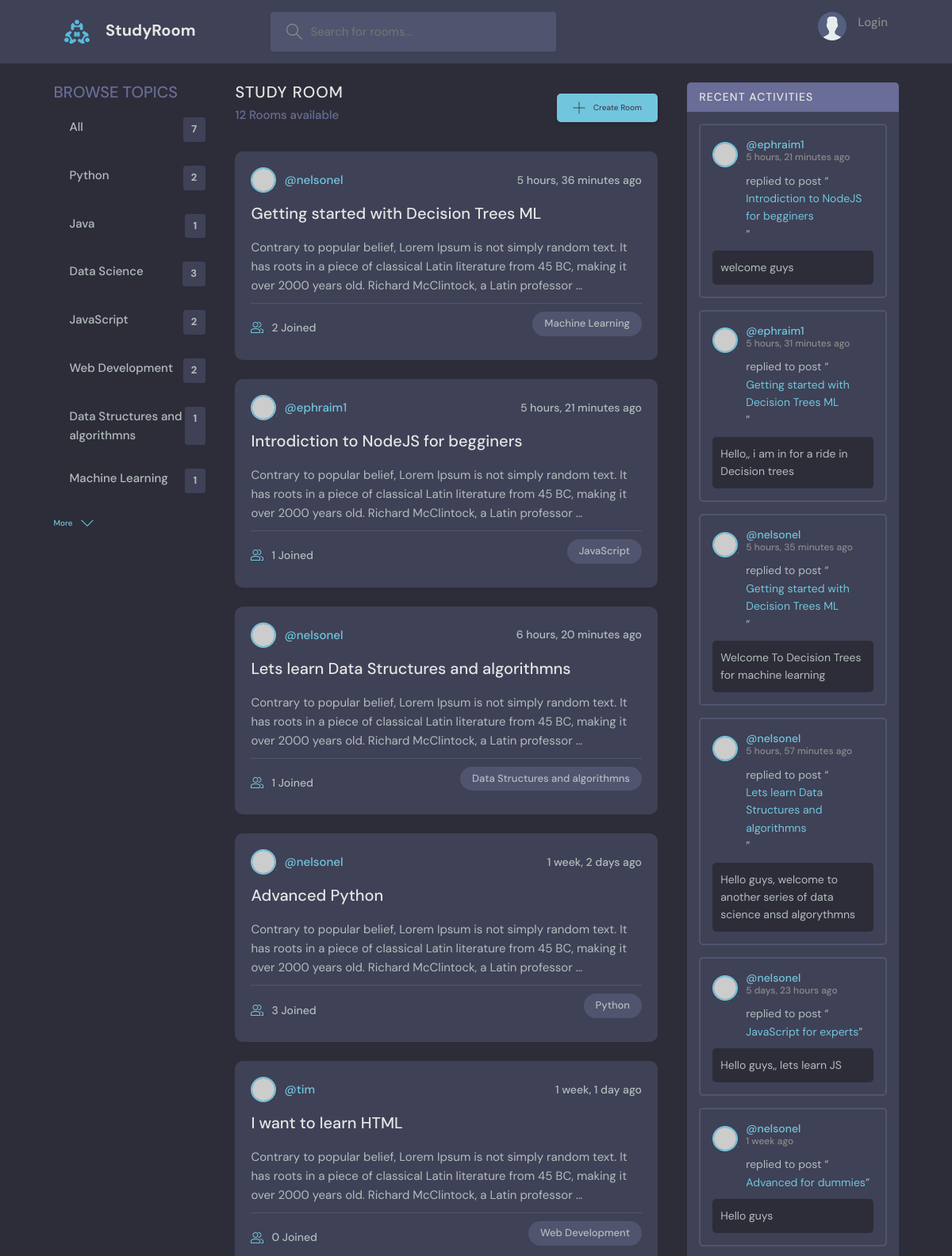
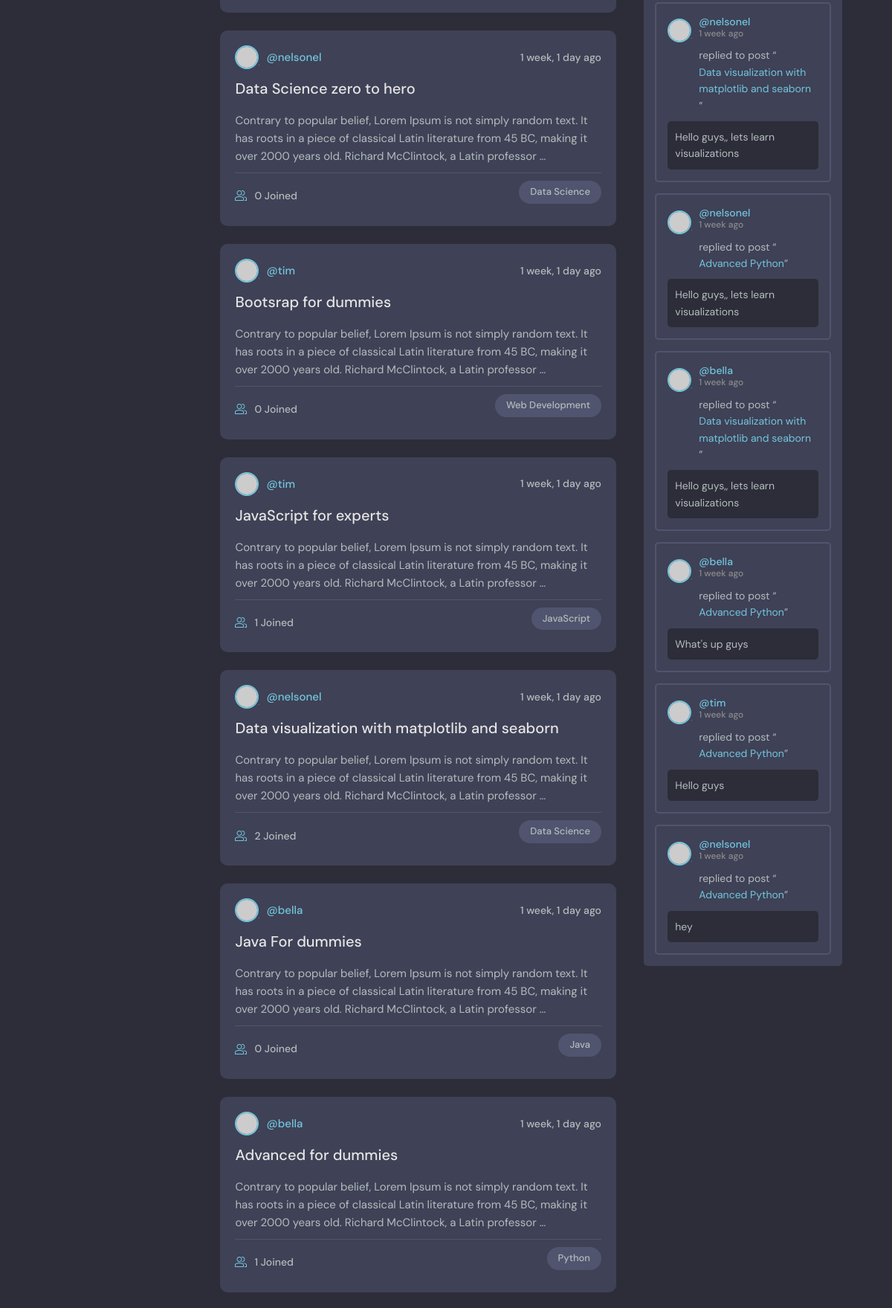
The page / (upper part) on the database its author committed (2 pictures, top to bottom).
### base/models.py (models this page shows, shortened)
class Topic(models.Model):
    name = models.CharField(max_length=200)

class Room(models.Model):
    host = models.ForeignKey(User, on_delete=models.SET_NULL, null=True)
    topic = models.ForeignKey(Topic, on_delete=models.SET_NULL, null=True)
    name = models.CharField(max_length=200)
    description = models.TextField(null=True, blank=True)
    participants = models.ManyToManyField(User,related_name='participants', blank=True)
    updated = models.DateTimeField(auto_now=True)
    created = models.DateTimeField(auto_now_add=True)
    class Meta:
        ordering = ['-updated', '-created']
    def __str__(self):
        return self.name[0:50]

class Message(models.Model):
    user = models.ForeignKey(User, on_delete=models.CASCADE)
    room = models.ForeignKey(Room, on_delete=models.CASCADE)
    body = models.TextField()
    updated = models.DateTimeField(auto_now=True)
    created = models.DateTimeField(auto_now_add=True)
    class Meta:
        ordering = ['-updated', '-created']

### base/views.py (the view)
# urls.py: path('', views.home, name='home'),
def home(request):
    q = request.GET.get('q') if request.GET.get('q') != None else ''
    rooms = Room.objects.filter(
        Q(topic__name__icontains=q) |
        Q(name__icontains=q) |
        Q(host__username__icontains=q) |
        Q(description__icontains=q)
    )
    topics = Topic.objects.all()
    room_count = rooms.count()
    room_messages = Message.objects.filter(Q(room__topic__name__icontains=q))
    context = {'rooms': rooms, 'topics': topics,
               'room_count': room_count, 'room_messages': room_messages}
    return render(request, 'base/home.html', context)

### base/templates/base/home.html (shortened to what this page needs)
{% extends 'main.html' %}
{% block content %}
  <main class="layout layout--3">
    <div class="container">
      {% include 'base/topics_component.html' %}
      <div class="roomList">
        <div class="roomList__header">
          <div>
            <h2>Study Room</h2>
            <p>{{rooms.count}} Rooms available</p>
          </div>
          <a class="btn btn--main" href="{% url 'create-room' %}">
            <svg version="1.1" xmlns="http://www.w3.org/2000/svg" width="32" height="32" viewBox="0 0 32 32">
              <title>add</title>
              <path
                d="M16.943 0.943h-1.885v14.115h-14.115v1.885h14.115v14.115h1.885v-14.115h14.115v-1.885h-14.115v-14.115z">
              </path>
            </svg>
            Create Room
          </a>
        </div>
        {% include 'base/feed_component.html' %}
      </div>
      {% include 'base/activity_component.html' %}
    </div>
  </main>
  {% endblock %}

### base/templates/base/topics_component.html
<div class="topics">
    <div class="topics__header">
        <h2>Browse Topics</h2>
    </div>
    <ul class="topics__list">
        <li>
            <a href="{% url 'home' %}">All <span>{{topics.count}}</span></a>
        </li>
        {% for topic in topics %}
        <li>
            <a href="{% url 'home' %}?q={{topic.name}}">{{topic.name}} <span>{{topic.room_set.all.count}}</span></a>
        </li>
        {% endfor %}
    </ul>
    <button class="btn btn--link" href="topics.html">
        More
        <svg version="1.1" xmlns="http://www.w3.org/2000/svg" width="32" height="32" viewBox="0 0 32 32">
            <title>chevron-down</title>
            <path d="M16 21l-13-13h-3l16 16 16-16h-3l-13 13z"></path>
        </svg>
    </button>
</div>

### base/templates/base/feed_component.html (shortened to what this page needs)
{% for room in rooms %}
<div class="roomListRoom">
    <div class="roomListRoom__header">
        <a href="{% url 'user-profile' room.host.id %}" class="roomListRoom__author">
            <div class="avatar avatar--small">
                <img src="https://randomuser.me/api/portraits/women/11.jpg" />
            </div>
            <span>@{{room.host.username}}</span>
        </a>
        <div class="roomListRoom__actions">
            <span>{{room.created|timesince}} ago</span>
        </div>
    </div>
    <div class="roomListRoom__content">
        <a href="{% url 'room' room.id %}">{{room.name}}</a>
        <p>
            {{room.description |truncatewords:35}}
        </p>
    </div>
    <div class="roomListRoom__meta">
        <a href="{% url 'room' room.id %}" class="roomListRoom__joined">
            {{room.participants.all.count}} Joined
        </a>
        <p class="roomListRoom__topic">{{room.topic.name}}</p>
    </div>
</div>
{% endfor %}

### base/templates/base/activity_component.html (shortened to what this page needs)
<div class="activities">
    <div class="activities__header">
      <h2>Recent Activities</h2>
    </div>
     {% for message in room_messages %}
    <div class="activities__box">
      <div class="activities__boxHeader roomListRoom__header">
        <a href="{% url 'user-profile' message.user.id %}" class="roomListRoom__author">
          <div class="avatar avatar--small">
            <img src="https://randomuser.me/api/portraits/women/11.jpg" />
          </div>
          <p>
            @{{message.user}}
            <span>{{message.created|timesince}} ago</span>
          </p>
        </a>
      </div>
      <div class="activities__boxContent">
        <p>replied to post “<a href="{% url 'room' message.room.id %}">{{message.room}}</a>”</p>
        <div class="activities__boxRoomContent">
            {{message.body}}
        </div>
      </div>
    </div>
    {% endfor %}
  </div>

### rows shown on the page
Topic: name "Python", room_set.all.count "2"
Topic: name "Java", room_set.all.count "1"
Topic: name "Data Science", room_set.all.count "3"
Topic: name "JavaScript", room_set.all.count "2"
Topic: name "Web Development", room_set.all.count "2"
Topic: name "Data Structures and algorithmns", room_set.all.count "1"
Topic: name "Machine Learning", room_set.all.count "1"
Room: host.username "nelsonel", created "5 hours, 36 minutes", name "Getting started with Decision Trees ML", description "Contrary to popular belief, Lorem Ipsum is not simply random text. It has roots in a piece of classical Latin literature from 45 BC, making it over 2000 years old. Richard McClintock, a Latin professor …", participants.all.count "2", topic.name "Machine Learning"
Room: host.username "ephraim1", created "5 hours, 21 minutes", name "Introdiction to NodeJS for begginers", description "Contrary to popular belief, Lorem Ipsum is not simply random text. It has roots in a piece of classical Latin literature from 45 BC, making it over 2000 years old. Richard McClintock, a Latin professor …", participants.all.count "1", topic.name "JavaScript"
Room: host.username "nelsonel", created "6 hours, 20 minutes", name "Lets learn Data Structures and algorithmns", description "Contrary to popular belief, Lorem Ipsum is not simply random text. It has roots in a piece of classical Latin literature from 45 BC, making it over 2000 years old. Richard McClintock, a Latin professor …", participants.all.count "1", topic.name "Data Structures and algorithmns"
Room: host.username "nelsonel", created "1 week, 2 days", name "Advanced Python", description "Contrary to popular belief, Lorem Ipsum is not simply random text. It has roots in a piece of classical Latin literature from 45 BC, making it over 2000 years old. Richard McClintock, a Latin professor …", participants.all.count "3", topic.name "Python"
Room: host.username "tim", created "1 week, 1 day", name "I want to learn HTML", description "Contrary to popular belief, Lorem Ipsum is not simply random text. It has roots in a piece of classical Latin literature from 45 BC, making it over 2000 years old. Richard McClintock, a Latin professor …", participants.all.count "0", topic.name "Web Development"
Room: host.username "nelsonel", created "1 week, 1 day", name "Data Science zero to hero", description "Contrary to popular belief, Lorem Ipsum is not simply random text. It has roots in a piece of classical Latin literature from 45 BC, making it over 2000 years old. Richard McClintock, a Latin professor …", participants.all.count "0", topic.name "Data Science"
Room: host.username "tim", created "1 week, 1 day", name "Bootsrap for dummies", description "Contrary to popular belief, Lorem Ipsum is not simply random text. It has roots in a piece of classical Latin literature from 45 BC, making it over 2000 years old. Richard McClintock, a Latin professor …", participants.all.count "0", topic.name "Web Development"
Room: host.username "tim", created "1 week, 1 day", name "JavaScript for experts", description "Contrary to popular belief, Lorem Ipsum is not simply random text. It has roots in a piece of classical Latin literature from 45 BC, making it over 2000 years old. Richard McClintock, a Latin professor …", participants.all.count "1", topic.name "JavaScript"
Room: host.username "nelsonel", created "1 week, 1 day", name "Data visualization with matplotlib and seaborn", description "Contrary to popular belief, Lorem Ipsum is not simply random text. It has roots in a piece of classical Latin literature from 45 BC, making it over 2000 years old. Richard McClintock, a Latin professor …", participants.all.count "2", topic.name "Data Science"
Room: host.username "bella", created "1 week, 1 day", name "Java For dummies", description "Contrary to popular belief, Lorem Ipsum is not simply random text. It has roots in a piece of classical Latin literature from 45 BC, making it over 2000 years old. Richard McClintock, a Latin professor …", participants.all.count "0", topic.name "Java"
Room: host.username "bella", created "1 week, 1 day", name "Advanced for dummies", description "Contrary to popular belief, Lorem Ipsum is not simply random text. It has roots in a piece of classical Latin literature from 45 BC, making it over 2000 years old. Richard McClintock, a Latin professor …", participants.all.count "1", topic.name "Python"
Message: user "ephraim1", created "5 hours, 21 minutes", room "Introdiction to NodeJS for begginers", body "welcome guys"
Message: user "ephraim1", created "5 hours, 31 minutes", room "Getting started with Decision Trees ML", body "Hello,, i am in for a ride in Decision trees"
Message: user "nelsonel", created "5 hours, 35 minutes", room "Getting started with Decision Trees ML", body "Welcome To Decision Trees for machine learning"
Message: user "nelsonel", created "5 hours, 57 minutes", room "Lets learn Data Structures and algorithmns", body "Hello guys, welcome to another series of data science ansd algorythmns"
Message: user "nelsonel", created "5 days, 23 hours", room "JavaScript for experts", body "Hello guys,, lets learn JS"
Message: user "nelsonel", created "1 week", room "Advanced for dummies", body "Hello guys"
Message: user "nelsonel", created "1 week", room "Data visualization with matplotlib and seaborn", body "Hello guys,, lets learn visualizations"
Message: user "nelsonel", created "1 week", room "Advanced Python", body "Hello guys,, lets learn visualizations"
Message: user "bella", created "1 week", room "Data visualization with matplotlib and seaborn", body "Hello guys,, lets learn visualizations"
Message: user "bella", created "1 week", room "Advanced Python", body "What's up guys"
Message: user "tim", created "1 week", room "Advanced Python", body "Hello guys"
Message: user "nelsonel", created "1 week", room "Advanced Python", body "hey"

### other values the page prints
{{ topics.count }} "7"
{{ rooms.count }} "12"
